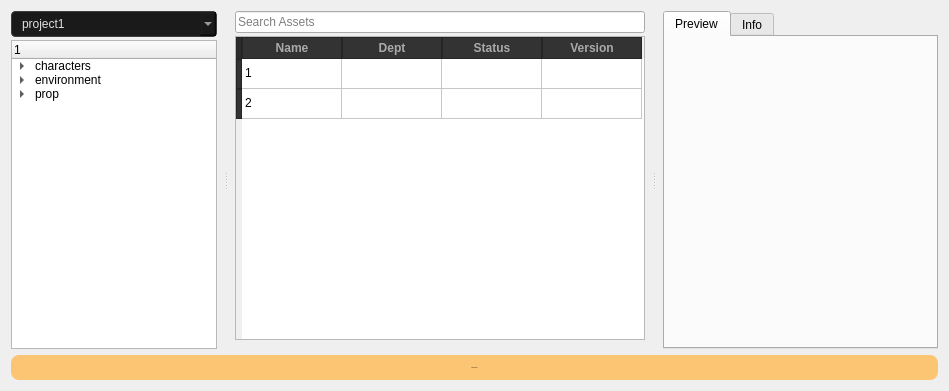
<?xml version="1.0" encoding="UTF-8"?>
<ui version="4.0">
 <class>pyMyAssetLoader</class>
 <widget class="QWidget" name="pyMyAssetLoader">
  <property name="geometry">
   <rect>
    <x>0</x>
    <y>0</y>
    <width>949</width>
    <height>391</height>
   </rect>
  </property>
  <property name="sizePolicy">
   <sizepolicy hsizetype="Preferred" vsizetype="Preferred">
    <horstretch>0</horstretch>
    <verstretch>1</verstretch>
   </sizepolicy>
  </property>
  <property name="windowTitle">
   <string>My Asset Loader</string>
  </property>
  <property name="windowIcon">
   <iconset>
    <normaloff>:/src/img/my_asset_loader.png</normaloff>:/src/img/my_asset_loader.png</iconset>
  </property>
  <property name="styleSheet">
   <string notr="true">/* Main Window and Container - Deepened to #2b2b2b */
QWidget {
    background-color: #2b2b2b;
    color: #e0e0e0;
    font-family: &quot;Inter&quot;, &quot;Segoe UI&quot;, sans-serif;
    font-size: 12px;
}

/* TreeView / Content Browser Area - High Contrast Dark */
QTreeView, QListView, QTableWidget {
    background-color: #1e1e1e;
    border: 1px solid #3f3f3f;
    alternate-background-color: #252525;
    /* This ensures the selection spans the full width of the row */
    selection-background-color: #4879b2; 
    selection-color: white;
    outline: none;
}

QTreeView::item {
    height: 28px;
    padding-left: 4px;
}

QTreeView::item:hover {
    background-color: #4879b2;
}

QTreeView::item:selected {
    background-color: #4879b2; 
    color: white;
}

QTableWidget::item {
    padding-left: 6px; 
    padding-top: 0px;
    padding-right: 6px; 
    padding-bottom: 0px; 
    margin: 0px;  
    border-bottom: 1px solid #2a2a2a; 
}

/* Headers - Professional Charcoal */
QHeaderView::section {
    background-color: #333333;
    color: #aaaaaa;
    padding: 2px;
    border: 1px solid #252525;
    font-weight: bold;
	text-transform: uppercase;
}

/* Style the sort indicator arrows */
QHeaderView::up-arrow {
    image: url(:/src/img/arrow_up.png);
    width: 10px;
    height: 10px;
    padding-right: 5px;
}

QHeaderView::down-arrow {
    image: url(:/src/img/arrow_down.png);
    width: 10px;
    height: 10px;
    padding-right: 5px;
}

/* Search Bar - Fixed Text Color Visibility */
QLineEdit {
    background-color: #1a1a1a;
    border: 1px solid #3f3f3f;
    border-radius: 10px;
    padding: 4px 10px;
    color: #e0e0e0;
}

QLineEdit &gt; QToolButton {
    qproperty-icon: url(:/src/img/search_close.png);
}

QLineEdit:focus {
    border: 1px solid #4879b2;
}

/* Action Button - The &quot;Gold&quot; Accent */
QPushButton#loadAssetBtn {
    background-color: #d4a017;
    color: #1a1a1a;
    font-weight: bold;
    font-size: 13px;
    border-radius: 4px;
    border: none;
    padding: 12px;
}

QPushButton#loadAssetBtn:hover {
    background-color: #ffbf00;
}

QPushButton#loadAssetBtn:pressed {
    background-color: #b88a12;
}

/* Tabs - Clean &amp; Flat */
QTabWidget::pane {
    border: 1px solid #3f3f3f;
    background-color: #1e1e1e;
    top: -1px;
}

QTabBar::tab {
    background-color: #2b2b2b;
    color: #888888;
    padding: 8px 20px;
    border: 1px solid #3f3f3f;
	border-radius: 5px;
    border-bottom: none;
    margin-right: 1px;
}

QTabBar::tab:selected {
    background-color: #1e1e1e;
    color: #4879b2;
    border-bottom: 2px solid #4879b2;
}

QScrollBar:vertical {
    background: #2b2b2b;
    /* FIX 1: You must specify '1px solid' and a color for borders to work */
    border: 1px solid #2b2b2b; 
    width: 10px;
    margin: 0px;
}

QScrollBar::add-page:vertical, QScrollBar::sub-page:vertical {
    background: none;
}

QScrollBar::handle:vertical {
    background: #444444;
    border: none;
    min-height: 20px;
    border-radius: 4px;
}

/* Keep this to hide the arrow buttons */
QScrollBar::add-line:vertical, QScrollBar::sub-line:vertical {
    height: 0px;
}

QComboBox { 
    border: 1px solid #3f3f3f;
    border-radius: 4px;
    background-color: #1a1a1a; /* Deeper black for input area */
    padding: 4px 5px;
    color: #e0e0e0;
}

QComboBox:hover {
    border: 1px solid #4879b2; /* Modern Blue highlight */
}

QComboBox::drop-down {
    subcontrol-origin: padding;
    subcontrol-position: top right;
    width: 24px;
    border: none;
}

/* Custom Down Arrow (Triangle) if you don't want to rely on an image file */
QComboBox::down-arrow {
    image: url(:/src/img/drop_down.png); /* Keeps your existing image */
    width: 12px;
    height: 12px;
}

QComboBox QAbstractItemView {
    background-color: #1e1e1e;
    border: 1px solid #3f3f3f;
    selection-background-color: #4879b2;
    selection-color: #ffffff;
    outline: none;
}

/* Space out the items in the list */
QComboBox QAbstractItemView::item {
    min-height: 28px;
    padding-left: 10px;
    color: #aaaaaa;
}

QComboBox QAbstractItemView::item:hover {
    background-color: #3d3d3d;
    color: #ffffff;
}</string>
  </property>
  <layout class="QGridLayout" name="gridLayout_7">
   <item row="1" column="0">
    <widget class="QPushButton" name="btn_load">
     <property name="minimumSize">
      <size>
       <width>0</width>
       <height>25</height>
      </size>
     </property>
     <property name="font">
      <font>
       <family>Inter,Segoe UI,sans-serif</family>
       <pointsize>-1</pointsize>
      </font>
     </property>
     <property name="styleSheet">
      <string notr="true">#btn_load { 
    background-color: #fcc573; 
    color: #000000;
    border-radius: 8px;
}

#btn_load:hover { 
    background-color: #fdd79b; 
}

#btn_load:pressed { 
    background-color: #b68f55; 
    color: #050505; 
}</string>
     </property>
     <property name="text">
      <string>LOAD ASSET</string>
     </property>
    </widget>
   </item>
   <item row="0" column="0">
    <widget class="QSplitter" name="splitter">
     <property name="frameShape">
      <enum>QFrame::NoFrame</enum>
     </property>
     <property name="orientation">
      <enum>Qt::Horizontal</enum>
     </property>
     <property name="handleWidth">
      <number>8</number>
     </property>
     <property name="childrenCollapsible">
      <bool>false</bool>
     </property>
     <widget class="QWidget" name="wg_folder" native="true">
      <property name="minimumSize">
       <size>
        <width>200</width>
        <height>0</height>
       </size>
      </property>
      <property name="maximumSize">
       <size>
        <width>16777215</width>
        <height>16777215</height>
       </size>
      </property>
      <layout class="QGridLayout" name="gridLayout_5">
       <property name="leftMargin">
        <number>0</number>
       </property>
       <property name="topMargin">
        <number>0</number>
       </property>
       <property name="rightMargin">
        <number>5</number>
       </property>
       <item row="0" column="0">
        <layout class="QVBoxLayout" name="verticalLayout">
         <property name="spacing">
          <number>3</number>
         </property>
         <item>
          <layout class="QHBoxLayout" name="horizontalLayout">
           <item>
            <widget class="QComboBox" name="combo_project">
             <property name="minimumSize">
              <size>
               <width>0</width>
               <height>23</height>
              </size>
             </property>
             <property name="styleSheet">
              <string notr="true">QComboBox { 
    border: 1px solid #3f3f3f;
    border-radius: 4px;
    background-color: #1a1a1a; /* Deeper black for input area */
    padding: 4px 10px;
    color: #e0e0e0;
}</string>
             </property>
             <item>
              <property name="text">
               <string>project1</string>
              </property>
             </item>
             <item>
              <property name="text">
               <string>project2</string>
              </property>
             </item>
            </widget>
           </item>
          </layout>
         </item>
         <item>
          <widget class="QTreeWidget" name="tree_folder">
           <property name="maximumSize">
            <size>
             <width>16777215</width>
             <height>16777215</height>
            </size>
           </property>
           <property name="styleSheet">
            <string notr="true"/>
           </property>
           <column>
            <property name="text">
             <string notr="true"/>
            </property>
           </column>
           <item>
            <property name="text">
             <string>characters</string>
            </property>
            <item>
             <property name="text">
              <string>char_greyhound</string>
             </property>
            </item>
           </item>
           <item>
            <property name="text">
             <string>environment</string>
            </property>
            <item>
             <property name="text">
              <string>set</string>
             </property>
            </item>
           </item>
           <item>
            <property name="text">
             <string>prop</string>
            </property>
            <item>
             <property name="text">
              <string>sword</string>
             </property>
            </item>
           </item>
          </widget>
         </item>
        </layout>
       </item>
      </layout>
     </widget>
     <widget class="QWidget" name="wg_asset" native="true">
      <property name="sizePolicy">
       <sizepolicy hsizetype="Preferred" vsizetype="Preferred">
        <horstretch>0</horstretch>
        <verstretch>0</verstretch>
       </sizepolicy>
      </property>
      <property name="minimumSize">
       <size>
        <width>420</width>
        <height>0</height>
       </size>
      </property>
      <layout class="QGridLayout" name="gridLayout_3">
       <property name="leftMargin">
        <number>0</number>
       </property>
       <property name="topMargin">
        <number>0</number>
       </property>
       <property name="rightMargin">
        <number>0</number>
       </property>
       <property name="bottomMargin">
        <number>9</number>
       </property>
       <property name="spacing">
        <number>0</number>
       </property>
       <item row="0" column="0">
        <layout class="QVBoxLayout" name="verticalLayout_2">
         <property name="spacing">
          <number>3</number>
         </property>
         <property name="leftMargin">
          <number>5</number>
         </property>
         <property name="rightMargin">
          <number>5</number>
         </property>
         <item>
          <layout class="QHBoxLayout" name="horizontalLayout_2">
           <item>
            <widget class="QLineEdit" name="edit_asset">
             <property name="minimumSize">
              <size>
               <width>0</width>
               <height>0</height>
              </size>
             </property>
             <property name="text">
              <string/>
             </property>
             <property name="placeholderText">
              <string>Search Assets</string>
             </property>
             <property name="clearButtonEnabled">
              <bool>true</bool>
             </property>
            </widget>
           </item>
          </layout>
         </item>
         <item>
          <widget class="QTableWidget" name="table_asset">
           <property name="styleSheet">
            <string notr="true">QHeaderView::section {
    background-color: #333333;
    color: #aaaaaa;
    padding: 1px;
    border: 1px solid #252525;
    font-weight: bold;
	text-transform: uppercase;
}

/* Style the sort indicator arrows */
QHeaderView::up-arrow {
    image: url(:/src/img/arrow_up.png);
    width: 10px;
    height: 10px;
    padding-right: 5px;
}

QHeaderView::down-arrow {
    image: url(:/src/img/arrow_down.png);
    width: 10px;
    height: 10px;
    padding-right: 5px;
}

QTableCornerButton::section {
    background-color: #2b2b2b;
    border: 1px solid #252525;
}

QComboBox#versionCombo {
    background-color: #1e1e1e;
    margin: 0px;
    padding: 0px;
    border-radius: 0px;
    min-width: 0px;
    border-style:none
}

QComboBox#versionCombo::drop-down {
    subcontrol-origin: margin;
    subcontrol-position: top right;
    width: 20px;
    margin: 0px;
    padding: 0px;
    border: none;
}

QComboBox#versionCombo QAbstractItemView::item {
    padding-left: 0px;
}</string>
           </property>
           <property name="sortingEnabled">
            <bool>true</bool>
           </property>
           <attribute name="verticalHeaderVisible">
            <bool>true</bool>
           </attribute>
           <row>
            <property name="text">
             <string/>
            </property>
           </row>
           <row>
            <property name="text">
             <string/>
            </property>
           </row>
           <column>
            <property name="text">
             <string>Name</string>
            </property>
           </column>
           <column>
            <property name="text">
             <string>Dept</string>
            </property>
           </column>
           <column>
            <property name="text">
             <string>Status</string>
            </property>
           </column>
           <column>
            <property name="text">
             <string>Version</string>
            </property>
           </column>
           <item row="0" column="0">
            <property name="text">
             <string>1</string>
            </property>
           </item>
           <item row="1" column="0">
            <property name="text">
             <string>2</string>
            </property>
           </item>
           <item row="1" column="1">
            <property name="text">
             <string/>
            </property>
           </item>
          </widget>
         </item>
        </layout>
       </item>
      </layout>
     </widget>
     <widget class="QWidget" name="wg_preview" native="true">
      <property name="minimumSize">
       <size>
        <width>280</width>
        <height>0</height>
       </size>
      </property>
      <property name="maximumSize">
       <size>
        <width>16777215</width>
        <height>16777215</height>
       </size>
      </property>
      <layout class="QGridLayout" name="gridLayout_6">
       <property name="leftMargin">
        <number>5</number>
       </property>
       <property name="topMargin">
        <number>0</number>
       </property>
       <property name="rightMargin">
        <number>0</number>
       </property>
       <item row="0" column="0">
        <layout class="QVBoxLayout" name="verticalLayout_3">
         <item>
          <widget class="QTabWidget" name="tabWidget">
           <property name="currentIndex">
            <number>0</number>
           </property>
           <widget class="QWidget" name="tab_preview">
            <attribute name="title">
             <string>Preview</string>
            </attribute>
            <layout class="QGridLayout" name="gridLayout_2">
             <item row="0" column="0">
              <widget class="QWidget" name="wg_preview_video" native="true">
               <property name="minimumSize">
                <size>
                 <width>180</width>
                 <height>160</height>
                </size>
               </property>
               <property name="styleSheet">
                <string notr="true"/>
               </property>
               <layout class="QGridLayout" name="gridLayout">
                <item row="0" column="0">
                 <layout class="QGridLayout" name="preview_gridLayout"/>
                </item>
               </layout>
              </widget>
             </item>
            </layout>
           </widget>
           <widget class="QWidget" name="tab_version">
            <attribute name="title">
             <string>Info</string>
            </attribute>
            <layout class="QGridLayout" name="gridLayout_4">
             <item row="0" column="0">
              <widget class="QTreeWidget" name="tree_property">
               <property name="styleSheet">
                <string notr="true">QHeaderView::section {
    background-color: #333333;
    color: #aaaaaa;
    padding: 2px;
    border: 1px solid #252525;
    font-weight: bold;
	text-transform: uppercase;
}

/* Style the sort indicator arrows */
QHeaderView::up-arrow {
    image: url(:/src/img/arrow_up.png);
    width: 10px;
    height: 10px;
    padding-right: 5px;
}

QHeaderView::down-arrow {
    image: url(:/src/img/arrow_down.png);
    width: 10px;
    height: 10px;
    padding-right: 5px;
}</string>
               </property>
               <property name="sortingEnabled">
                <bool>true</bool>
               </property>
               <column>
                <property name="text">
                 <string>Type</string>
                </property>
               </column>
               <column>
                <property name="text">
                 <string>Details</string>
                </property>
               </column>
              </widget>
             </item>
            </layout>
           </widget>
          </widget>
         </item>
        </layout>
       </item>
      </layout>
     </widget>
    </widget>
   </item>
  </layout>
 </widget>
 <tabstops>
  <tabstop>combo_project</tabstop>
  <tabstop>tree_folder</tabstop>
  <tabstop>table_asset</tabstop>
  <tabstop>tabWidget</tabstop>
  <tabstop>btn_load</tabstop>
  <tabstop>tree_property</tabstop>
 </tabstops>
 <resources>
  <include location="my_asset_loader.qrc"/>
 </resources>
 <connections/>
</ui>
